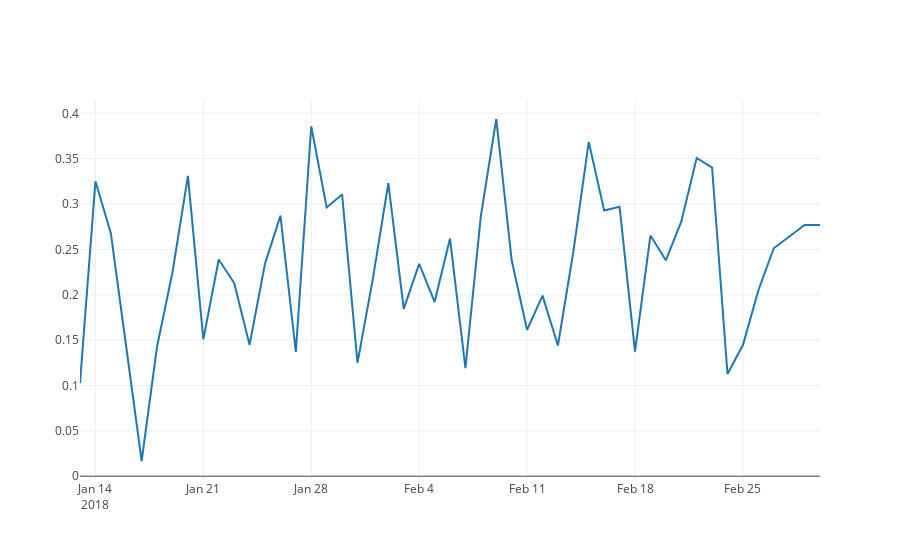

This figure's notebook cell:
### Code cell
sent_trace = go.Scatter(x=dateList1, y=data['Sentiment'], name= 'Sentiment')
py.iplot([sent_trace])
